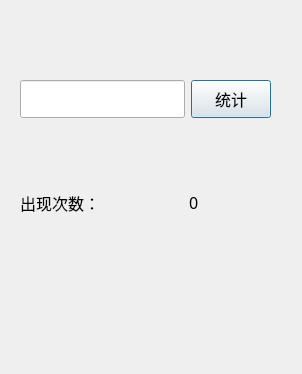
<?xml version="1.0" encoding="UTF-8"?>
<ui version="4.0">
 <class>countStrDlg</class>
 <widget class="QDialog" name="countStrDlg">
  <property name="geometry">
   <rect>
    <x>0</x>
    <y>0</y>
    <width>302</width>
    <height>374</height>
   </rect>
  </property>
  <property name="windowTitle">
   <string>字符串统计</string>
  </property>
  <widget class="QWidget" name="layoutWidget">
   <property name="geometry">
    <rect>
     <x>20</x>
     <y>80</y>
     <width>251</width>
     <height>161</height>
    </rect>
   </property>
   <layout class="QVBoxLayout" name="verticalLayout" stretch="1,0,2">
    <item>
     <layout class="QHBoxLayout" name="horizontalLayout">
      <item>
       <widget class="QLineEdit" name="lE_countStr">
        <property name="sizePolicy">
         <sizepolicy hsizetype="Expanding" vsizetype="Expanding">
          <horstretch>0</horstretch>
          <verstretch>0</verstretch>
         </sizepolicy>
        </property>
       </widget>
      </item>
      <item>
       <widget class="QPushButton" name="btn_confirm">
        <property name="sizePolicy">
         <sizepolicy hsizetype="Minimum" vsizetype="Expanding">
          <horstretch>0</horstretch>
          <verstretch>0</verstretch>
         </sizepolicy>
        </property>
        <property name="font">
         <font>
          <family>微软雅黑</family>
          <pointsize>12</pointsize>
         </font>
        </property>
        <property name="text">
         <string>统计</string>
        </property>
       </widget>
      </item>
     </layout>
    </item>
    <item>
     <spacer name="verticalSpacer">
      <property name="orientation">
       <enum>Qt::Vertical</enum>
      </property>
      <property name="sizeHint" stdset="0">
       <size>
        <width>20</width>
        <height>40</height>
       </size>
      </property>
     </spacer>
    </item>
    <item>
     <layout class="QHBoxLayout" name="horizontalLayout_2" stretch="1,1,1">
      <item>
       <widget class="QLabel" name="label_2">
        <property name="sizePolicy">
         <sizepolicy hsizetype="Expanding" vsizetype="Expanding">
          <horstretch>0</horstretch>
          <verstretch>0</verstretch>
         </sizepolicy>
        </property>
        <property name="font">
         <font>
          <family>微软雅黑</family>
          <pointsize>12</pointsize>
         </font>
        </property>
        <property name="text">
         <string>出现次数：</string>
        </property>
       </widget>
      </item>
      <item>
       <spacer name="horizontalSpacer">
        <property name="orientation">
         <enum>Qt::Horizontal</enum>
        </property>
        <property name="sizeHint" stdset="0">
         <size>
          <width>40</width>
          <height>20</height>
         </size>
        </property>
       </spacer>
      </item>
      <item>
       <widget class="QLabel" name="label_display">
        <property name="font">
         <font>
          <family>微软雅黑</family>
          <pointsize>12</pointsize>
         </font>
        </property>
        <property name="text">
         <string>0</string>
        </property>
       </widget>
      </item>
     </layout>
    </item>
   </layout>
  </widget>
 </widget>
 <resources/>
 <connections/>
</ui>
